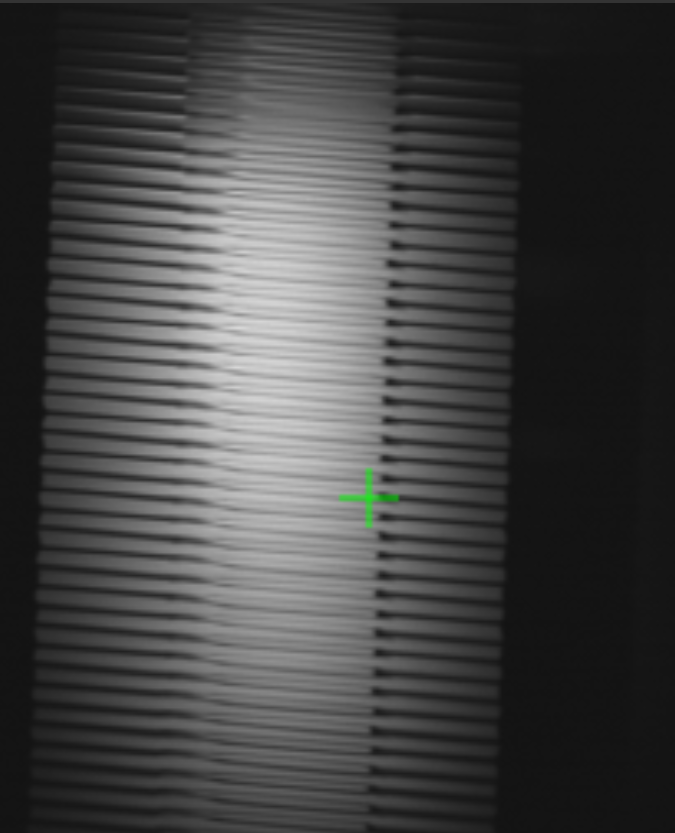
#> input picture duty_cycle/algorithms/images/image2.png, 675 x 833 px
$ python edge.py
#> lines starting #> are read from the running program, lines starting #| are printed output that depends on the picture; after the words box and inside, x2 and y2 are one past the last pixel; in counts of white or black regions, pixels touching at a corner belong together
### duty_cycle/algorithms/loader.py
import cv2
import numpy as np

def grayer(path):
#> called with path = 'duty_cycle/algorithms/images/image2.png'
    img = cv2.imread(str(path), cv2.IMREAD_GRAYSCALE)
#> img: shape (833, 675); min 18, max 216, mean 68.3
    if img is None:
        raise FileNotFoundError(f"Unable to read image at: {path}.\nCheck that the file exists and is a valid image format.")
    return img


def to_gray(image):
    """Accept either a path to an image file or an already-loaded numpy array
    (grayscale or color) and return a 2D grayscale array."""
    if isinstance(image, np.ndarray):
        if image.ndim == 2:
            return image
        return cv2.cvtColor(image, cv2.COLOR_BGR2GRAY)
    return grayer(image)


def to_color(image):
    """Accept either a path to an image file or an already-loaded numpy array
    (grayscale or color) and return a 3-channel BGR array."""
    if isinstance(image, np.ndarray):
        if image.ndim == 2:
            return cv2.cvtColor(image, cv2.COLOR_GRAY2BGR)
        return image.copy()
    img = cv2.imread(str(image))
    if img is None:
        raise FileNotFoundError(f"Unable to read image at: {image}.\nCheck that the file exists and is a valid image format.")
    return img

### duty_cycle/algorithms/edge.py
import os
import cv2
import numpy as np
from loader import to_gray, to_color

DEFAULT_IMAGE = os.path.join(os.path.dirname(os.path.abspath(__file__)), "images", "image2.png")

N_EDGE_SAMPLES = 20  # rows sampled along the height for each edge's line fit --
                     # noise in any single row barely moves a fit through this many points
EDGE_OFFSET = 10  # grayscale units above each row's own local baseline
EDGE_MARGIN_FRACTION = 0.25  # skip the top/bottom 25% of rows -- border/vignette artifacts live there

# physical calibration of the ROI, not a fitted/heuristic value. edge_x1/edge_x2
# (the two fitted line-of-best-fit edges) are the two FURTHEST edges of the
# metal fingers -- a known physical gap of TOTAL_FINGER_GAP_UM. The ROI we
# actually want is the gap between the TIPS of two opposite fingers, a known
# physical gap of FINGER_TIP_GAP_UM, centered in the middle of the full span.
TOTAL_FINGER_GAP_UM = 90
FINGER_TIP_GAP_UM = 45
FINGER_L_FRACTION = (TOTAL_FINGER_GAP_UM - FINGER_TIP_GAP_UM) / (2 * TOTAL_FINGER_GAP_UM)  # 0.25 inward margin per side

# empirical buffer on top of the exact physical margin above -- edge_x1/edge_x2
# (the fitted outer-boundary lines) don't always land precisely on the true
# outer metal edge, so the exact-physics FINGER_L_FRACTION math can still land
# a few pixels inside the metal finger's own tip. Confirmed by direct visual
# inspection of a real image (E8): a visibly different, tighter periodic
# pattern -- the metal tip's own serration, not the domain grating -- started
# a handful of pixels inside the calibrated x_right. This is a per-side pixel
# safety margin, not a physical constant -- retune here, not FINGER_L_FRACTION.
# Raised from 0.05 to 0.10 after 0.05 still left visible metal intrusion on
# the right side of several images (D12/D13/D14 mildly, E7/H8 severely).
EDGE_SAFETY_MARGIN_FRACTION = 0.10


MAD_OUTLIER_THRESHOLD = 3.5  # modified z-score cutoff (Iglewicz & Hoaglin) -- standard robust-outlier threshold


def reject_edge_outliers(points, threshold=MAD_OUTLIER_THRESHOLD):
    """Drop points whose x is a robust outlier vs. the rest of this edge's
    detected points, via a MAD-based modified z-score. A single bad row (e.g.
    a border/vignette artifact detect_edge_points latched onto despite
    EDGE_MARGIN_FRACTION) sitting at the extreme top or bottom of the sampled
    rows has outsized leverage on cv2.fitLine's slope -- Huber loss alone
    doesn't reliably discount it when it's only 1-2 points out of ~20."""
    if len(points) < 4:
        return points
    xs = np.array([p[0] for p in points], dtype=float)
    median_x = np.median(xs)
    mad = np.median(np.abs(xs - median_x))
    if mad == 0:
        return points
    modified_z = 0.6745 * (xs - median_x) / mad
    return [p for p, z in zip(points, modified_z) if abs(z) <= threshold]


def detect_edge_points(gray, rows, from_right=False):
    points = []
    for r in rows:
        row = gray[r].astype(float)
        smoothed = np.convolve(row, np.ones(5) / 5, mode="same")
        baseline = np.median(smoothed[: min(30, len(smoothed))])
        if from_right:
            for i in range(len(smoothed) - 2, -1, -1):
                if smoothed[i] > baseline + EDGE_OFFSET and smoothed[i + 1] <= baseline + EDGE_OFFSET:
                    points.append((i, r))
                    break
        else:
            for i in range(1, len(smoothed)):
                if smoothed[i] > baseline + EDGE_OFFSET and smoothed[i - 1] <= baseline + EDGE_OFFSET:
                    points.append((i, r))
                    break
    return points


def detect_boundary_tilt(gray, margin_fraction=EDGE_MARGIN_FRACTION, n_samples=N_EDGE_SAMPLES):
    """Detect the two outer finger-comb boundary lines in gray and return
    their averaged, numerically-stable tilt as (dir_x, dir_y) -- same
    approach as detect_roi's own internal computation, factored out
    separately so it can be re-run on an ALREADY-DESKEWED image.

    Why re-run rather than reuse detect_roi's result: the boundary's tilt is
    measured in whatever frame gray is in. detect_roi measures it in the
    original (pre-deskew) image, but compute_duty_cycle sweeps columns on
    the deskewed image -- a rotation composes onto that tilt, so reusing the
    pre-deskew number directly would need converting it through the deskew
    rotation by hand. Measuring fresh on the deskewed image sidesteps that
    composition (and the sign-convention risk that comes with it) entirely."""
    bottom_row_index = gray.shape[0] - 1
    sample_rows = np.linspace(
        int(margin_fraction * bottom_row_index),
        int((1 - margin_fraction) * bottom_row_index),
        n_samples,
        dtype=int,
    )
    left_points = reject_edge_outliers(detect_edge_points(gray, sample_rows, from_right=False))
    right_points = reject_edge_outliers(detect_edge_points(gray, sample_rows, from_right=True))
    if len(left_points) < 2 or len(right_points) < 2:
        raise RuntimeError("Not enough edge points detected to measure boundary tilt.")

    left_arr = np.array(left_points, dtype=np.int32)
    vx, vy, _, _ = cv2.fitLine(left_arr, cv2.DIST_HUBER, 0, 0.01, 0.01).flatten()
    if vy < 0:
        vx, vy = -vx, -vy

    right_arr = np.array(right_points, dtype=np.int32)
    vx2, vy2, _, _ = cv2.fitLine(right_arr, cv2.DIST_HUBER, 0, 0.01, 0.01).flatten()
    if vy2 < 0:
        vx2, vy2 = -vx2, -vy2

    avg_vx, avg_vy = (vx + vx2) / 2, (vy + vy2) / 2
    norm = np.hypot(avg_vx, avg_vy)
    return float(avg_vx / norm), float(avg_vy / norm)


def detect_roi(image, roi_height=400, show=True):
    """Detect the two finger edges in image (a path to an image file, or an
    already-loaded numpy array) and return the ROI's slope and x-bounds at the
    top row (y=0), ready to hand to duty_profile.compute_duty_cycle."""

    gray = to_gray(image)

    bottom_row_index = gray.shape[0] - 1
#> bottom_row_index = 832
    sample_rows = np.linspace(
        int(EDGE_MARGIN_FRACTION * bottom_row_index),
        int((1 - EDGE_MARGIN_FRACTION) * bottom_row_index),
        N_EDGE_SAMPLES,
        dtype=int,
    )
#> sample_rows = 20 values from 208 to 624

    left_points = detect_edge_points(gray, sample_rows, from_right=False)
#> the loop in detect_edge_points, `for r in rows:` made 20 passes
#> baseline on passes 1 to 12: 19.7, 19.1, 19.6, 19.5, 20, 20, 19.4, 20, 19.5, 19.7, 19.8, 19.6
#> after the loop in detect_edge_points, `for r in rows:`: points = [(50, 208), (47, 229), (49, 251), (50, 273), (48, 295), (48, 317), (44, 339), (42, 361), (44, 383), (42, 405), (41, 426), (44, 448), (49, 470), (39, 492), (40, 514), (38, 536), (36, 558), (38, 580), (37, 602), (54, 624)]
#> left_points has the same summary as points in detect_edge_points
    right_points = detect_edge_points(gray, sample_rows, from_right=True)
#> the loop in detect_edge_points (call 2), `for r in rows:` made 20 passes
#> right_points = [(517, 208), (515, 229), (514, 251), (510, 273), (511, 295), (513, 317), (513, 339), (511, 361), (512, 383), (510, 405), (507, 426), (507, 448), (504, 470), (506, 492), (507, 514), (506, 536), (504, 558), (504, 580), (499, 602), (497, 624)]

    print(f"Left edge: {len(left_points)}/{len(sample_rows)} rows detected")
#| Left edge: 20/20 rows detected
    print(f"Right edge: {len(right_points)}/{len(sample_rows)} rows detected")
#| Right edge: 20/20 rows detected

    if len(left_points) < 2 or len(right_points) < 2:
        raise RuntimeError("Not enough edge points detected.")

    left_points_clean = reject_edge_outliers(left_points)
#> in reject_edge_outliers, `xs = np.array([p[0] for p in points], dtype=float)`: xs = 20 values, max 54 at index 19, min 36 at index 16, mean 44
#> in reject_edge_outliers, `median_x = np.median(xs)`: median_x = 44
#> in reject_edge_outliers, `mad = np.median(np.abs(xs - median_x))`: mad = 4.5
#> in reject_edge_outliers, `modified_z = 0.6745 * (xs - median_x) / mad`: modified_z = 20 values, max 1.5 at index 19, min -1.2 at index 16, mean 1.11e-17
#> left_points_clean has the same summary as points in detect_edge_points
    right_points_clean = reject_edge_outliers(right_points)
#> right_points_clean has the same summary as right_points
    if len(left_points_clean) < len(left_points):
        print(f"Left edge: dropped {len(left_points) - len(left_points_clean)} outlier point(s) before line fit")
    if len(right_points_clean) < len(right_points):
        print(f"Right edge: dropped {len(right_points) - len(right_points_clean)} outlier point(s) before line fit")
    left_points, right_points = left_points_clean, right_points_clean

    img = to_color(image)
#> in to_color, img is the input picture: shape (833, 675, 3); mean B, G, R 68.2, 68.3, 68.2

    left_arr = np.array(left_points, dtype=np.int32)
#> left_arr = 20 rows, first 8: [50, 208], [47, 229], [49, 251], [50, 273], [48, 295], [48, 317], [44, 339], [42, 361]
    vx, vy, x0, y0 = cv2.fitLine(left_arr, cv2.DIST_HUBER, 0, 0.01, 0.01).flatten()
#> vx = 0.0332; vy = -0.999; x0 = 43.49; y0 = 404.2
    if vy < 0:  # fitLine's direction sign is arbitrary -- force "pointing down" so averaging with the other edge doesn't cancel
        vx, vy = -vx, -vy
#> vx = -0.0332; vy = 0.999
    slope1 = vy / vx
#> slope1 = -30.14
    slope_perp = -1 / slope1
#> slope_perp = 0.0332
    print(f"Detected left line slope: {slope1:.4f} (rise/run)")
#| Detected left line slope: -30.1427 (rise/run)
    print(f"Perpendicular slope: {slope_perp:.4f}")
#| Perpendicular slope: 0.0332

    for (x, y) in left_points:
        cv2.circle(img, (x, y), 8, (0, 0, 255), -1)
#> this loop made 20 passes
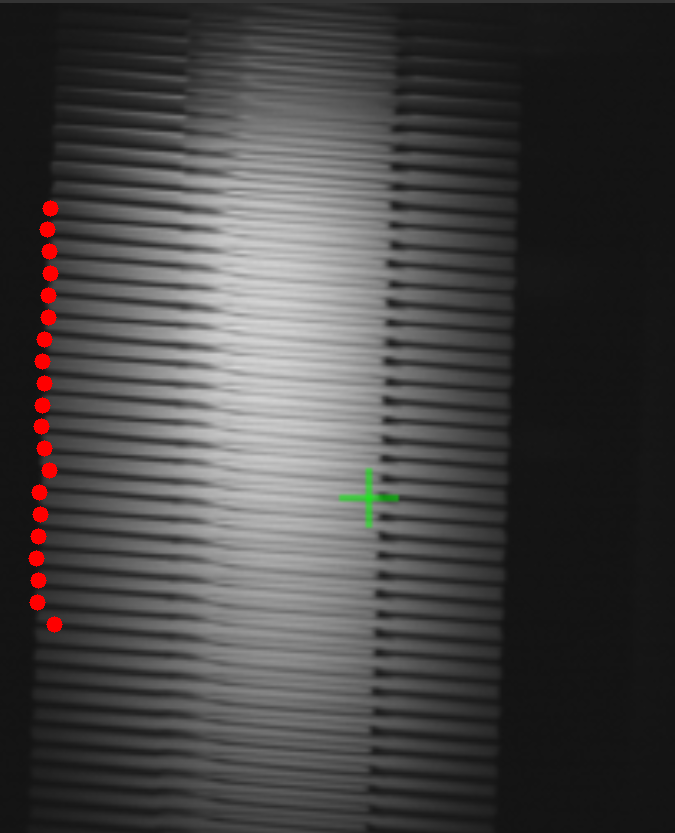
#> img: shape (833, 675, 3); 0.7% of pixels changed, all inside (x1, y1, x2, y2) = (28, 200, 63, 633)

    pt1 = (int(x0 - 1000 * vx), int(y0 - 1000 * vy))
#> pt1 = (76, -595)
    pt2 = (int(x0 + 1000 * vx), int(y0 + 1000 * vy))
#> pt2 = (10, 1403)
    cv2.line(img, pt1, pt2, (0, 255, 0), 2)
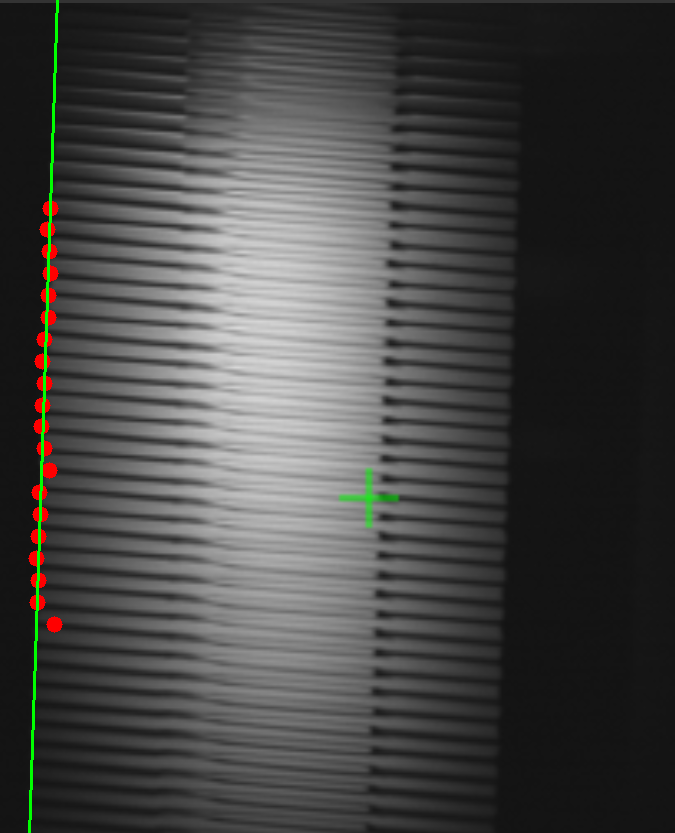
#> img: shape (833, 675, 3); 0.44% of pixels changed, all inside (x1, y1, x2, y2) = (28, 0, 59, 833)

    right_arr = np.array(right_points, dtype=np.int32)
#> right_arr = 20 rows, first 8: [517, 208], [515, 229], [514, 251], [510, 273], [511, 295], [513, 317], [513, 339], [511, 361]
    vx2, vy2, x02, y02 = cv2.fitLine(right_arr, cv2.DIST_HUBER, 0, 0.01, 0.01).flatten()
#> vx2 = 0.0338; vy2 = -0.999; x02 = 509; y02 = 407.8
    if vy2 < 0:
        vx2, vy2 = -vx2, -vy2
#> vx2 = -0.0338; vy2 = 0.999
    slope2 = vy2 / vx2
#> slope2 = -29.55
    print(f"Detected right line slope: {slope2:.4f} (rise/run)")
#| Detected right line slope: -29.5541 (rise/run)

    for (x, y) in right_points:
        cv2.circle(img, (x, y), 8, (0, 0, 255), -1)
#> this loop made 20 passes
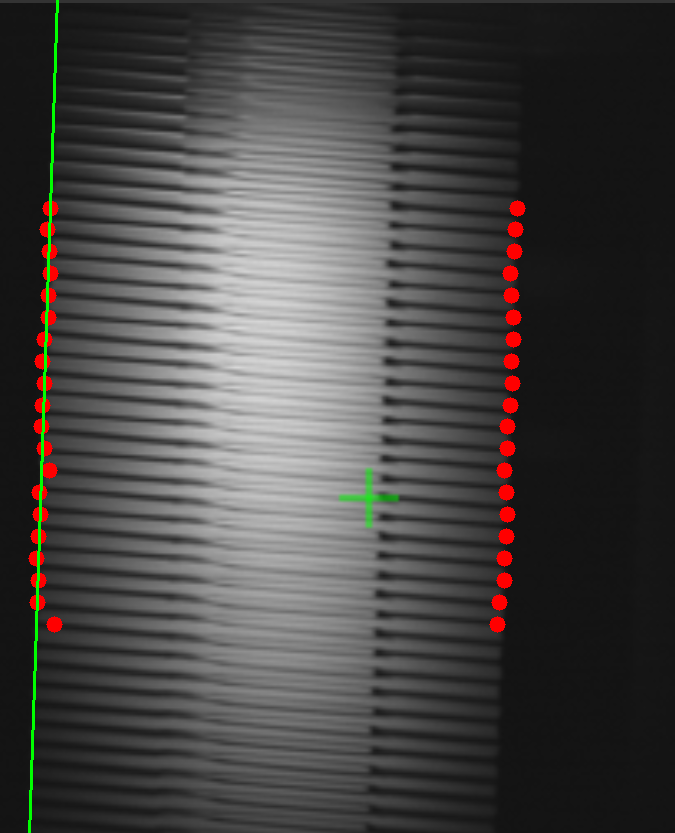
#> img: shape (833, 675, 3); 0.7% of pixels changed, all inside (x1, y1, x2, y2) = (489, 200, 526, 633)

    pt3 = (int(x02 - 1000 * vx2), int(y02 - 1000 * vy2))
#> pt3 = (542, -591)
    pt4 = (int(x02 + 1000 * vx2), int(y02 + 1000 * vy2))
#> pt4 = (475, 1407)
    cv2.line(img, pt3, pt4, (0, 255, 0), 2)

    # project each fitted line down to the bottom row for a stable anchor point,
    # instead of trusting any single raw row sample
    t1 = (bottom_row_index - y0) / vy
#> t1 = 428.1
    edge_x1 = int(round(x0 + t1 * vx))
#> edge_x1 = 29
    t2 = (bottom_row_index - y02) / vy2
#> t2 = 424.4
    edge_x2 = int(round(x02 + t2 * vx2))
#> edge_x2 = 495

    cv2.putText(img, f"x={edge_x1}", (max(0, edge_x1 - 20), 20), cv2.FONT_HERSHEY_SIMPLEX, 0.5, (0, 0, 255), 1)
#> img: shape (833, 675, 3); mean B, G, R 67.5, 70, 70.4
    cv2.putText(img, f"x={edge_x2}", (max(0, edge_x2 - 20), 40), cv2.FONT_HERSHEY_SIMPLEX, 0.5, (0, 0, 255), 1)
#> img: shape (833, 675, 3); mean B, G, R 67.5, 70, 70.4

    FINGER_L = int(round(FINGER_L_FRACTION * (edge_x2 - edge_x1)))
#> FINGER_L = 116
    EDGE_SAFETY_MARGIN = int(round(EDGE_SAFETY_MARGIN_FRACTION * (edge_x2 - edge_x1)))
#> EDGE_SAFETY_MARGIN = 47
    print(f"edge_x1={edge_x1}, edge_x2={edge_x2}, FINGER_L={FINGER_L} ({FINGER_L_FRACTION:.2f} of span), "
          f"edge_safety_margin={EDGE_SAFETY_MARGIN} ({EDGE_SAFETY_MARGIN_FRACTION:.2f} of span)")
#| edge_x1=29, edge_x2=495, FINGER_L=116 (0.25 of span), edge_safety_margin=47 (0.10 of span)

    angle_deg = 4.48
    angle_rad = np.deg2rad(angle_deg)
    horizontal_dist = float(edge_x2 - edge_x1)
#> horizontal_dist = 466
    vertical_dist = np.tan(angle_rad) * horizontal_dist
#> vertical_dist = 36.51
    line_length = abs(int(round(horizontal_dist / np.cos(angle_rad))))
#> line_length = 467

    center_y = max(0, bottom_row_index - 50)
#> center_y = 782
    x_start = edge_x1
#> x_start = 29
    y_start = max(0, min(img.shape[0] - 1, int(round(center_y))))
#> y_start = 782
    x_end = edge_x2
#> x_end = 495
    y_end = max(0, min(img.shape[0] - 1, int(round(center_y + vertical_dist))))
#> y_end = 819

    cv2.line(img, (x_start, y_start), (x_end, y_end), (255, 0, 0), 2)
    mid_x = (x_start + x_end) // 2
#> mid_x = 262
    mid_y = (y_start + y_end) // 2
#> mid_y = 800
    cv2.putText(
        img,
        f"{line_length}px @ {angle_deg:.2f}°",
        (max(0, mid_x - 60), max(0, mid_y - 10)),
        cv2.FONT_HERSHEY_SIMPLEX,
        0.7,
        (255, 0, 0),
        2,
    )

    avg_m = (slope1 + slope2) / 2
#> avg_m = -29.85
    avg_vy = (vy + vy2) / 2
#> avg_vy = 0.999
    avg_vx = (vx + vx2) / 2
#> avg_vx = -0.0335
    length = 1000

    # avg_m (rise/run = vy/vx) is a reasonable summary slope for a mostly-
    # horizontal line, but these edges are mostly VERTICAL (small grating
    # tilt is the normal case for this device) -- dividing by the near-zero
    # vx there makes slope1/slope2 numerically unstable, amplifying ordinary
    # per-row detection noise into wild, even sign-flipped values (confirmed
    # on a real image: -48.7 vs +59.7 for two edges of the same rigid comb,
    # which should be near-identical). Direction is instead taken straight
    # from the averaged (vx, vy) unit vector -- stable regardless of how
    # close to vertical the line is, since it never divides by either
    # component alone.
    norm = np.hypot(avg_vx, avg_vy)
#> norm = 1
    dir_x, dir_y = avg_vx / norm, avg_vy / norm
#> dir_x = -0.0335; dir_y = 0.999

    # x03/x04 are the physically-calibrated ROI edges (see FINGER_L_FRACTION
    # above) -- no contrast-based adjustment. A contrast search here would
    # chase high-contrast regions, which an overpoled area lacks by
    # definition, silently excluding exactly the region that matters most.
    x03, y03 = edge_x1 + FINGER_L + EDGE_SAFETY_MARGIN, bottom_row_index
#> x03 = 192; y03 = 832
    dx3 = int(dir_x * length)
#> dx3 = -33
    dy3 = int(dir_y * length)
#> dy3 = 999

    pt5 = (max(0, x03 - dx3), max(0, y03 - dy3))
#> pt5 = (225, 0)
    pt6 = (min(img.shape[1] - 1, x03 + dx3), min(img.shape[0] - 1, y03 + dy3))
#> pt6 = (159, 832)

    cv2.line(img, pt5, pt6, (128, 0, 255), 2)

    x04, y04 = edge_x2 - FINGER_L - EDGE_SAFETY_MARGIN, bottom_row_index
#> x04 = 332; y04 = 832
    dx4 = int(dir_x * length)
#> dx4 = -33
    dy4 = int(dir_y * length)
#> dy4 = 999

    pt7 = (max(0, x04 - dx4), max(0, y04 - dy4))
#> pt7 = (365, 0)
    pt8 = (min(img.shape[1] - 1, x04 + dx4), min(img.shape[0] - 1, y04 + dy4))
#> pt8 = (299, 832)

    cv2.line(img, pt7, pt8, (128, 0, 255), 2)

    roi_top_y = 0
    roi_bottom_y = roi_height

    # run per unit rise (dir_x/dir_y), not avg_m's rise-per-run -- see the
    # note above dir_x/dir_y's definition. This extrapolates x03/x04 (anchored
    # at the image bottom) up to roi_top_y over a potentially large number of
    # rows, so an unstable slope here doesn't just add noise, it can shift the
    # whole ROI by tens of pixels (confirmed: ~54px on a real image before
    # this fix).
    inv_slope = dir_x / dir_y
#> inv_slope = -0.0335
    x03_top = x03 + (roi_top_y - y03) * inv_slope
#> x03_top = 219.9
    x03_bottom = x03 + (roi_bottom_y - y03) * inv_slope
#> x03_bottom = 206.5
    x04_top = x04 + (roi_top_y - y04) * inv_slope
#> x04_top = 359.9
    x04_bottom = x04 + (roi_bottom_y - y04) * inv_slope
#> x04_bottom = 346.5

    roi_box = np.array([
        [int(round(x03_top)), roi_top_y],
        [int(round(x04_top)), roi_top_y],
        [int(round(x04_bottom)), roi_bottom_y],
        [int(round(x03_bottom)), roi_bottom_y],
    ], dtype=np.int32)
#> roi_box = [[220, 0], [360, 0], [346, 400], [206, 400]]

    cv2.polylines(img, [roi_box], isClosed=True, color=(0, 255, 255), thickness=2)
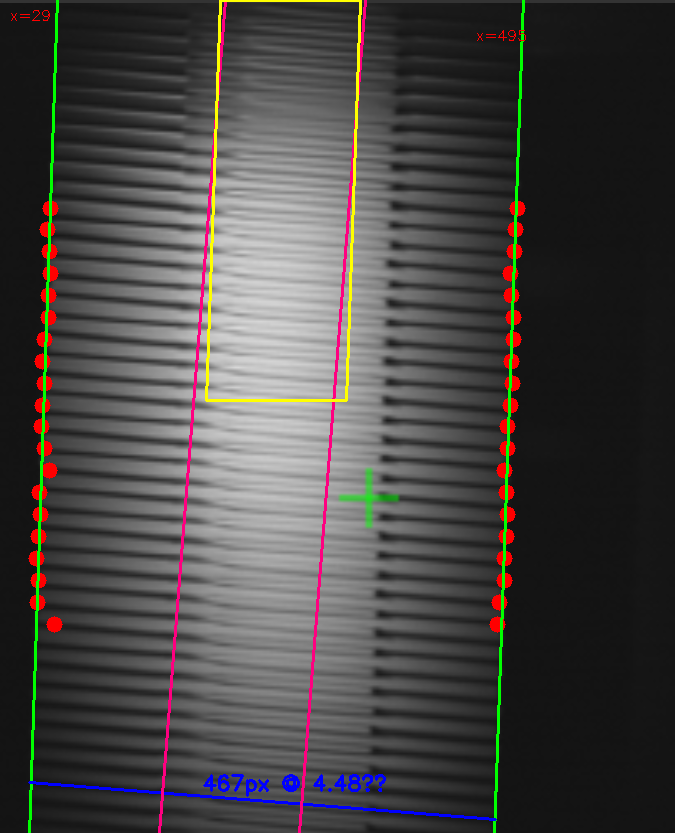
#> img: shape (833, 675, 3); mean B, G, R 67.8, 69.4, 72

    output_path = os.path.join(os.path.dirname(os.path.abspath(__file__)), "..", "outputs", "edge_point.png")
    cv2.imwrite(output_path, img)
    print(f"Saved marked image to {output_path}")

    if show:
        cv2.imshow("Detected bright pixel", img)
        cv2.waitKey(0)
        cv2.destroyAllWindows()

    x_left = min(x03_top, x04_top)
#> x_left = 219.9
    x_right = max(x03_top, x04_top)
#> x_right = 359.9

    return {
        "slope": avg_m,
        # the physically-calibrated ROI (FINGER_TIP_GAP_UM, centered in the
        # detected span) -- this is the tall region to sweep for measurement.
        "x_left": int(round(x_left)),
        "x_right": int(round(x_right)),
        # full detected boundary span (edge of metal to edge of metal) --
        # reference/debugging only, not safe to sweep: includes the metal
        # fingers themselves.
        "full_x_left": edge_x1,
        "full_x_right": edge_x2,
    }


if __name__ == "__main__":
    detect_roi(DEFAULT_IMAGE, show=True)
